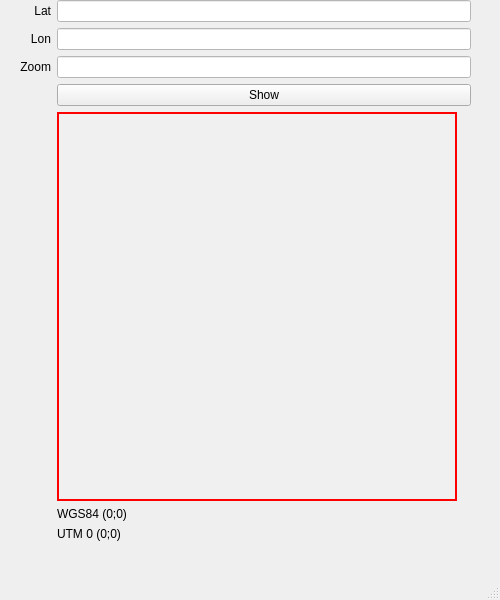
<?xml version="1.0" encoding="UTF-8"?>
<ui version="4.0">
 <class>MainWindow</class>
 <widget class="QMainWindow" name="MainWindow">
  <property name="geometry">
   <rect>
    <x>0</x>
    <y>0</y>
    <width>500</width>
    <height>600</height>
   </rect>
  </property>
  <property name="windowTitle">
   <string>MainWindow</string>
  </property>
  <widget class="QWidget" name="centralwidget">
   <widget class="QWidget" name="gridLayoutWidget">
    <property name="geometry">
     <rect>
      <x>20</x>
      <y>0</y>
      <width>451</width>
      <height>541</height>
     </rect>
    </property>
    <layout class="QGridLayout" name="gridLayout_main">
     <property name="sizeConstraint">
      <enum>QLayout::SizeConstraint::SetDefaultConstraint</enum>
     </property>
     <item row="2" column="0">
      <widget class="QLabel" name="label_lon">
       <property name="text">
        <string> Lon</string>
       </property>
       <property name="alignment">
        <set>Qt::AlignmentFlag::AlignRight|Qt::AlignmentFlag::AlignTrailing|Qt::AlignmentFlag::AlignVCenter</set>
       </property>
      </widget>
     </item>
     <item row="1" column="1">
      <widget class="QLineEdit" name="lineEdit_lat">
       <property name="styleSheet">
        <string notr="true">color: black; background: white;</string>
       </property>
       <property name="text">
        <string/>
       </property>
      </widget>
     </item>
     <item row="6" column="1">
      <widget class="QLabel" name="label_wgs84">
       <property name="sizePolicy">
        <sizepolicy hsizetype="Minimum" vsizetype="Maximum">
         <horstretch>0</horstretch>
         <verstretch>0</verstretch>
        </sizepolicy>
       </property>
       <property name="text">
        <string>WGS84 (0;0)</string>
       </property>
      </widget>
     </item>
     <item row="3" column="0">
      <widget class="QLabel" name="label_zoom">
       <property name="text">
        <string>Zoom</string>
       </property>
       <property name="alignment">
        <set>Qt::AlignmentFlag::AlignRight|Qt::AlignmentFlag::AlignTrailing|Qt::AlignmentFlag::AlignVCenter</set>
       </property>
      </widget>
     </item>
     <item row="5" column="1">
      <widget class="QGraphicsView" name="graphicsView">
       <property name="enabled">
        <bool>true</bool>
       </property>
       <property name="sizePolicy">
        <sizepolicy hsizetype="Fixed" vsizetype="Fixed">
         <horstretch>0</horstretch>
         <verstretch>0</verstretch>
        </sizepolicy>
       </property>
       <property name="maximumSize">
        <size>
         <width>400</width>
         <height>400</height>
        </size>
       </property>
       <property name="layoutDirection">
        <enum>Qt::LayoutDirection::LeftToRight</enum>
       </property>
       <property name="styleSheet">
        <string notr="true">border: 2px solid #FF0000;
background-color: #f0f0f0;</string>
       </property>
      </widget>
     </item>
     <item row="3" column="1">
      <widget class="QLineEdit" name="lineEdit_zoom">
       <property name="styleSheet">
        <string notr="true">color: black; background: white;</string>
       </property>
      </widget>
     </item>
     <item row="4" column="1">
      <widget class="QPushButton" name="pushButton_show">
       <property name="text">
        <string>Show</string>
       </property>
      </widget>
     </item>
     <item row="1" column="0">
      <widget class="QLabel" name="label_lat">
       <property name="text">
        <string> Lat</string>
       </property>
       <property name="alignment">
        <set>Qt::AlignmentFlag::AlignRight|Qt::AlignmentFlag::AlignTrailing|Qt::AlignmentFlag::AlignVCenter</set>
       </property>
      </widget>
     </item>
     <item row="2" column="1">
      <widget class="QLineEdit" name="lineEdit_lon">
       <property name="styleSheet">
        <string notr="true">color: black; background: white;</string>
       </property>
      </widget>
     </item>
     <item row="7" column="1">
      <widget class="QLabel" name="label_utm">
       <property name="sizePolicy">
        <sizepolicy hsizetype="Preferred" vsizetype="Maximum">
         <horstretch>0</horstretch>
         <verstretch>0</verstretch>
        </sizepolicy>
       </property>
       <property name="text">
        <string>UTM 0 (0;0)</string>
       </property>
      </widget>
     </item>
    </layout>
   </widget>
  </widget>
  <widget class="QMenuBar" name="menubar">
   <property name="geometry">
    <rect>
     <x>0</x>
     <y>0</y>
     <width>500</width>
     <height>23</height>
    </rect>
   </property>
  </widget>
  <widget class="QStatusBar" name="statusbar"/>
 </widget>
 <resources/>
 <connections/>
</ui>
